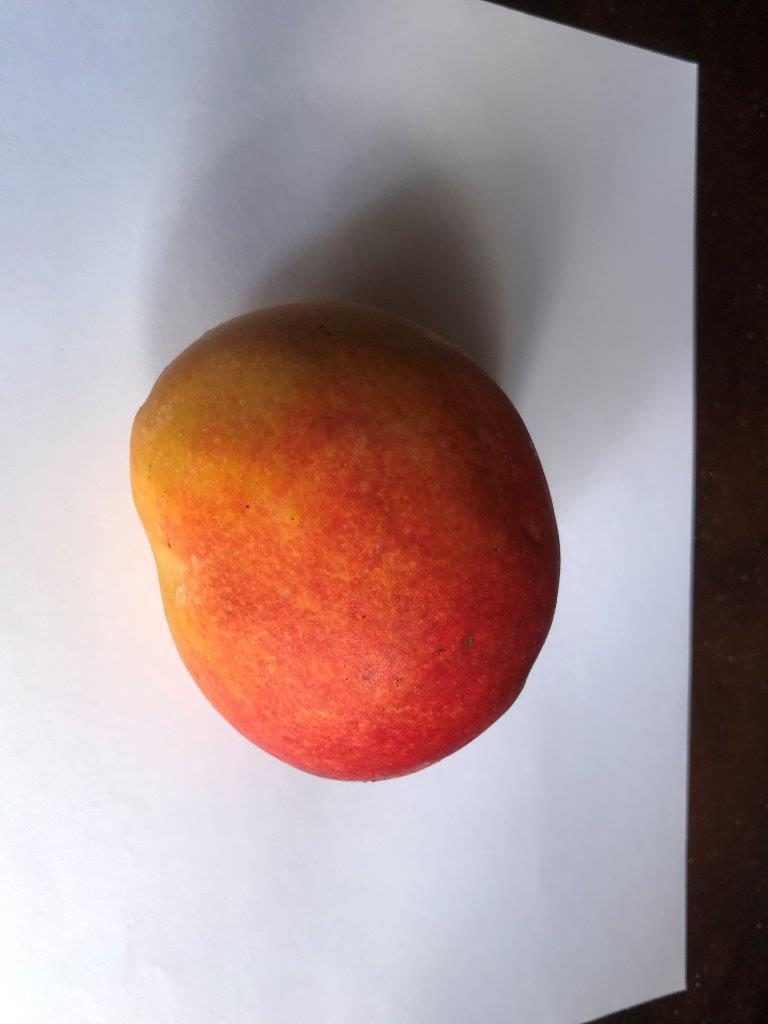
#> input picture Resources/FotosMangoReducidas/IMG_0359.jpg, 768 x 1024 px
$ python Transform3.py
#> lines starting #> are read from the running program, lines starting #| are printed output that depends on the picture
### main.py
# Laboratório Ruido en Imágenes
# Danilo Chaves, Leonardo Lizano

import cv2
import importlib
import sys

# Set default image
imgSource = "Resources/FotosMangoReducidas/IMG_0359.jpg"
img = cv2.imread(imgSource)
#> img is the input picture: shape (1024, 768, 3); mean B, G, R 145.1, 144.2, 165.8

switcher = {
    1: "Transform1",
    2: "Transform2",
    3: "Transform3",
    4: "Transform4",
    5: "Transform5",
    6: "Transform6"
}

# Press the green button in the gutter to run the script.
# [27 lines that do not run on import are left out]

### Transform3.py
import cv2

#Import the selected image
from main import img

# Default image
#img = cv2.imread("Resources/FotosMangoReducidas/IMG_0359.jpg")

# Dimensions of the image
(h, w, d) = img.shape
#> h = 1024; w = 768; d = 3

# Clean resize without afecting the ascpect ratio
print("Put a new dimension of the width to resize the image: ")

try:
    w = int(input()) # Width resize measure
#> the answer given: 100
    print("Put a new dimension of the height to resize the image: ")
    h = int(input()) # Height resize measure
#> the answer given: 100
    resized = cv2.resize(img, (w, h))
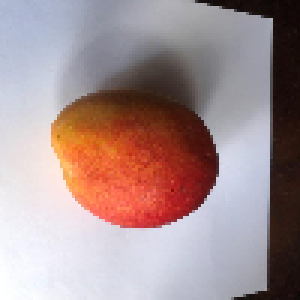
#> resized: shape (100, 100, 3) (shown 3 times larger); mean B, G, R 145, 144.2, 165.8
    cv2.imshow("Original", img)
    cv2.imshow("Fixed Resize", resized)
    cv2.waitKey(0)
except:
    print("Please enter a valid number")

$ run again, with Resources/FotosMangoReducidas/IMG_0358.jpg copied over Resources/FotosMangoReducidas/IMG_0359.jpg
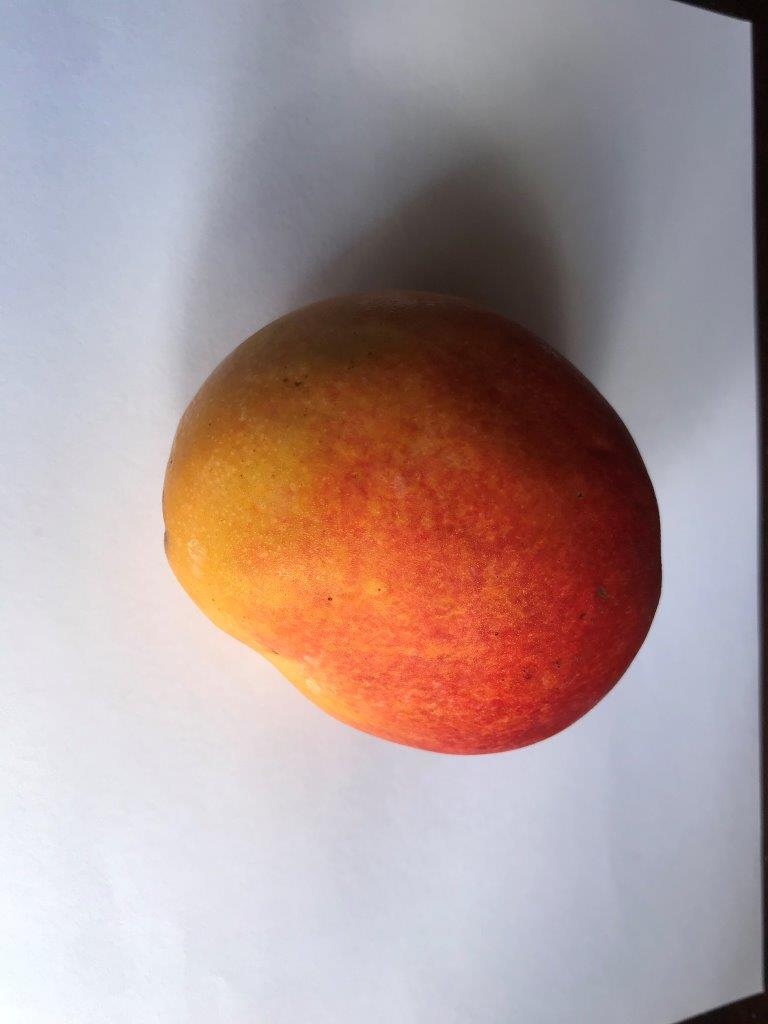
#> input picture Resources/FotosMangoReducidas/IMG_0358.jpg, 768 x 1024 px
#> img is the input picture: shape (1024, 768, 3); mean B, G, R 153, 152.8, 171.9
#> `resized = cv2.resize(img, (w, h))`:
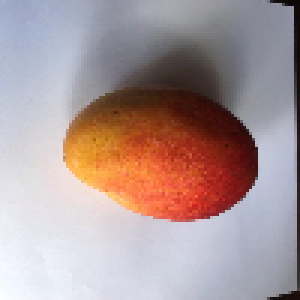
#> resized: shape (100, 100, 3) (shown 3 times larger); mean B, G, R 152.8, 152.6, 171.8

$ run again, with Resources/FotosMangoReducidas/IMG_0360.jpg copied over Resources/FotosMangoReducidas/IMG_0359.jpg
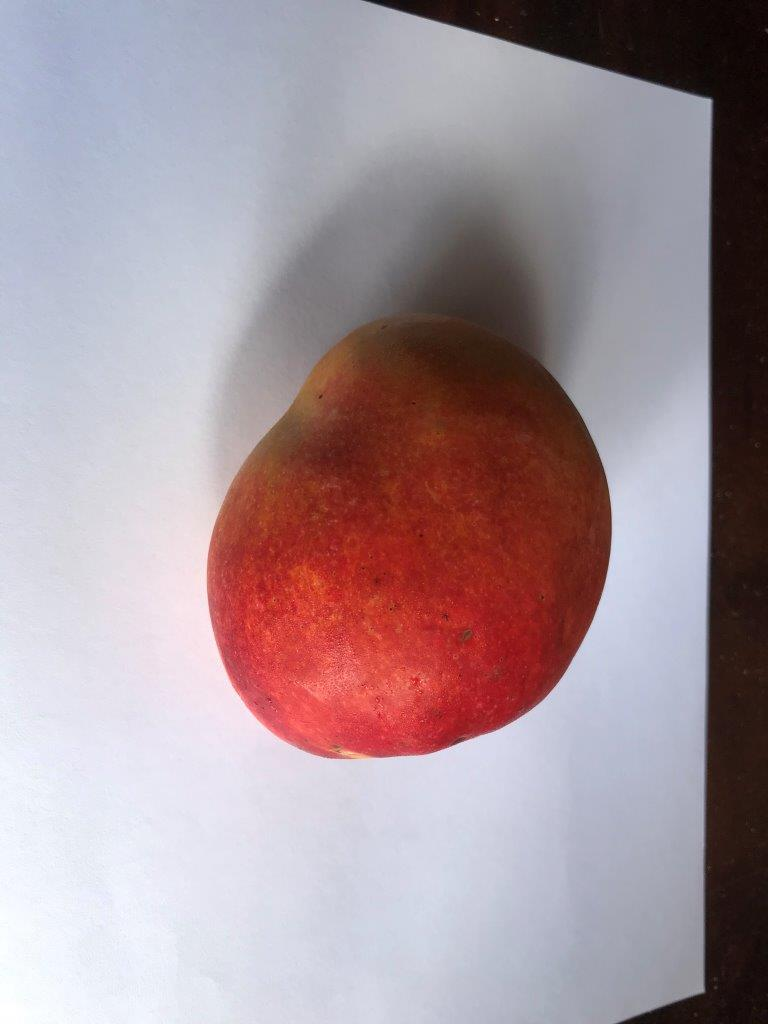
#> input picture Resources/FotosMangoReducidas/IMG_0360.jpg, 768 x 1024 px
#> img is the input picture: shape (1024, 768, 3); mean B, G, R 154.4, 147.8, 165.5
#> `resized = cv2.resize(img, (w, h))`:
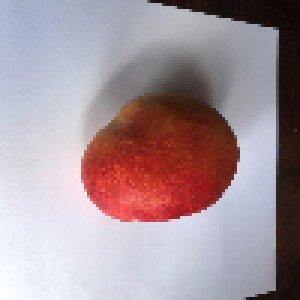
#> resized: shape (100, 100, 3) (shown 3 times larger); mean B, G, R 154.3, 147.7, 165.3
